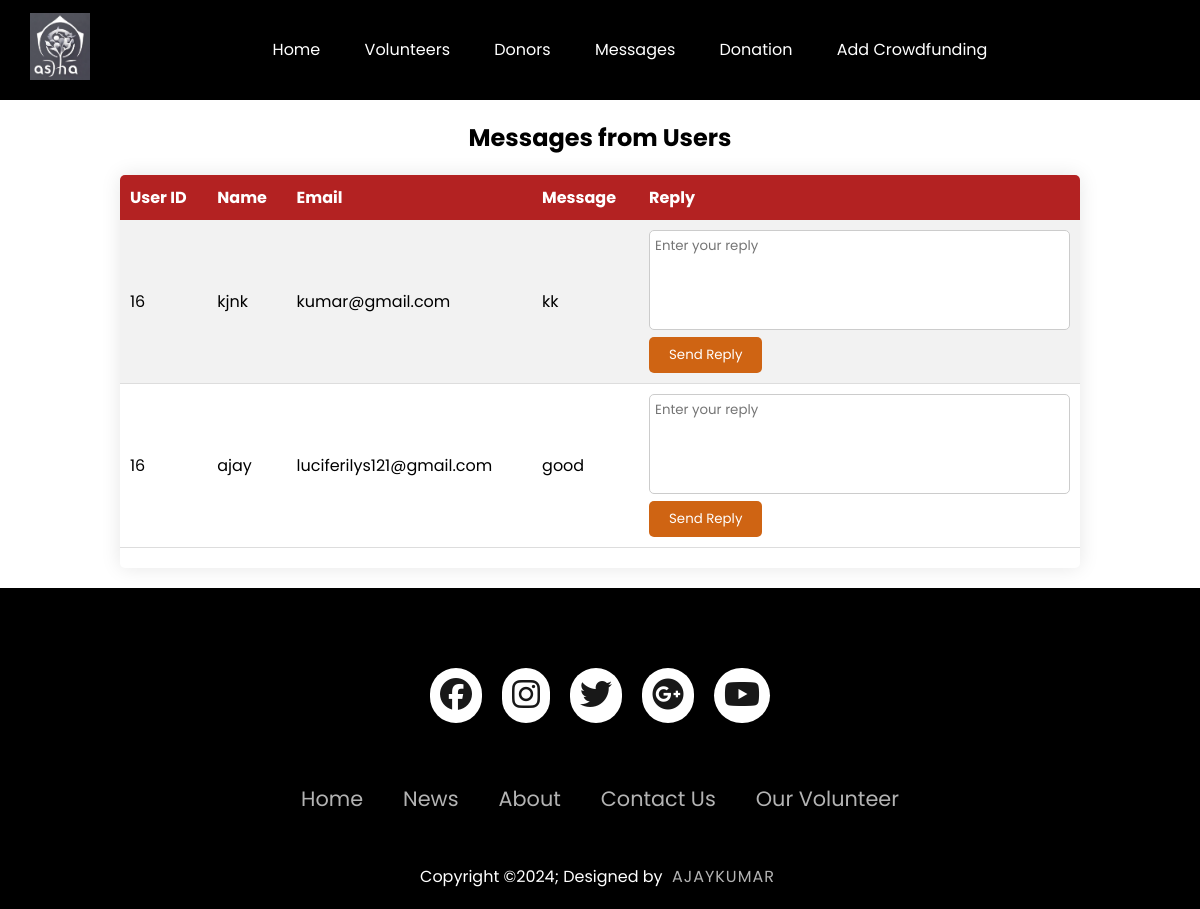
Screenshot of /messages.php (signed in) with the database file from the repository.
### tables this page shows
CREATE TABLE `messages` (
  `name` varchar(200) DEFAULT NULL,
  `email` varchar(200) DEFAULT NULL,
  `message` varchar(1000) DEFAULT NULL,
  `u_id` int(11) DEFAULT NULL,
  `message_id` int(11) NOT NULL,
  `reply` text,
  `status` varchar(20) NOT NULL DEFAULT 'Pending'
);

### messages.php (the view, shortened to what this page needs)
<!DOCTYPE html>
<html lang="en">
<head>
<link rel="stylesheet" href="https://cdnjs.cloudflare.com/ajax/libs/font-awesome/6.5.1/css/all.min.css" />
</head>
<body>
<header class="header">
        <nav>
            <a href="index.php"><img src="img/logo.png" class="logo"></a>
                <ul>
                    <li><a href="admin_home.php">Home</a></li>
                    <li><a href="volunteers.php">Volunteers</a></li>
                    <li><a href="donors.php">Donors</a></li>
                    <li><a href="messages.php">Messages</a></li>
                    <li><a href="donation.php">Donation</a></li>
                    <li><a href="admin_side_cf.php">Add Crowdfunding</a></li>
                </ul>
        </nav>
    </header>
<div class="admin-container">
  <h2>Messages from Users</h2>
  <div class="messages-list">
    <table>
      <tr>
        <th>User ID</th>
        <th>Name</th>
        <th>Email</th>
        <th>Message</th>
        <th>Reply</th>
      </tr>
      <?php
      include("php/config.php");
      $sql = "SELECT * FROM messages WHERE status='pending'";
      $result = $con->query($sql);
      if ($result->num_rows > 0) {
          while($row = $result->fetch_assoc()) {
              echo "<tr>";
              echo "<td>" . $row["u_id"] . "</td>";
              echo "<td>" . $row["name"] . "</td>";
              echo "<td>" . $row["email"] . "</td>";
              echo "<td>" . $row["message"] . "</td>";
              echo "<td>";
              echo "<form id='replyForm". $row["message_id"] ."' action='reply.php' method='post'>";
              echo "<textarea name='reply' placeholder='Enter your reply' required></textarea>";
              echo "<button type='submit' onclick='replySubmitted(" . $row["message_id"] . ")'>Send Reply</button>";
              echo "</form>";
              echo "</td>";
              echo "</tr>";
          }
      } else {
          echo "<tr><td colspan='5'>No messages found</td></tr>";
      }
      ?>
    </table>
  </div>
</div>
<footer>
        <div class="footerContainer">
            <div class="socialIcons">
                <a href="#"><i class="fa-brands fa-facebook"></i></a>
                <a href="#"><i class="fa-brands fa-instagram"></i></a>
                <a href="#"><i class="fa-brands fa-twitter"></i></a>
                <a href="#"><i class="fa-brands fa-google-plus"></i></a>
                <a href="#"><i class="fa-brands fa-youtube"></i></a>
            </div>
        </div>
        <div class="footerNav">
            <ul>
                <li><a href="">Home</a></li>
                <li><a href="">News</a></li>
                <li><a href="">About</a></li>
                <li><a href="">Contact Us</a></li>
                <li><a href="">Our Volunteer</a></li>
            </ul>
        </div>
        <div class="footerBottom">
            <p>Copyright &copy;2024; Designed by <span class="designer">Ajaykumar</span></p>
        </div>
    </footer>
</body>
</html>

### rows the page displays
messages: u "16", name "kjnk", email "kumar@gmail.com", message "kk"
messages: u "16", name "ajay", email "luciferilys121@gmail.com", message "good"
